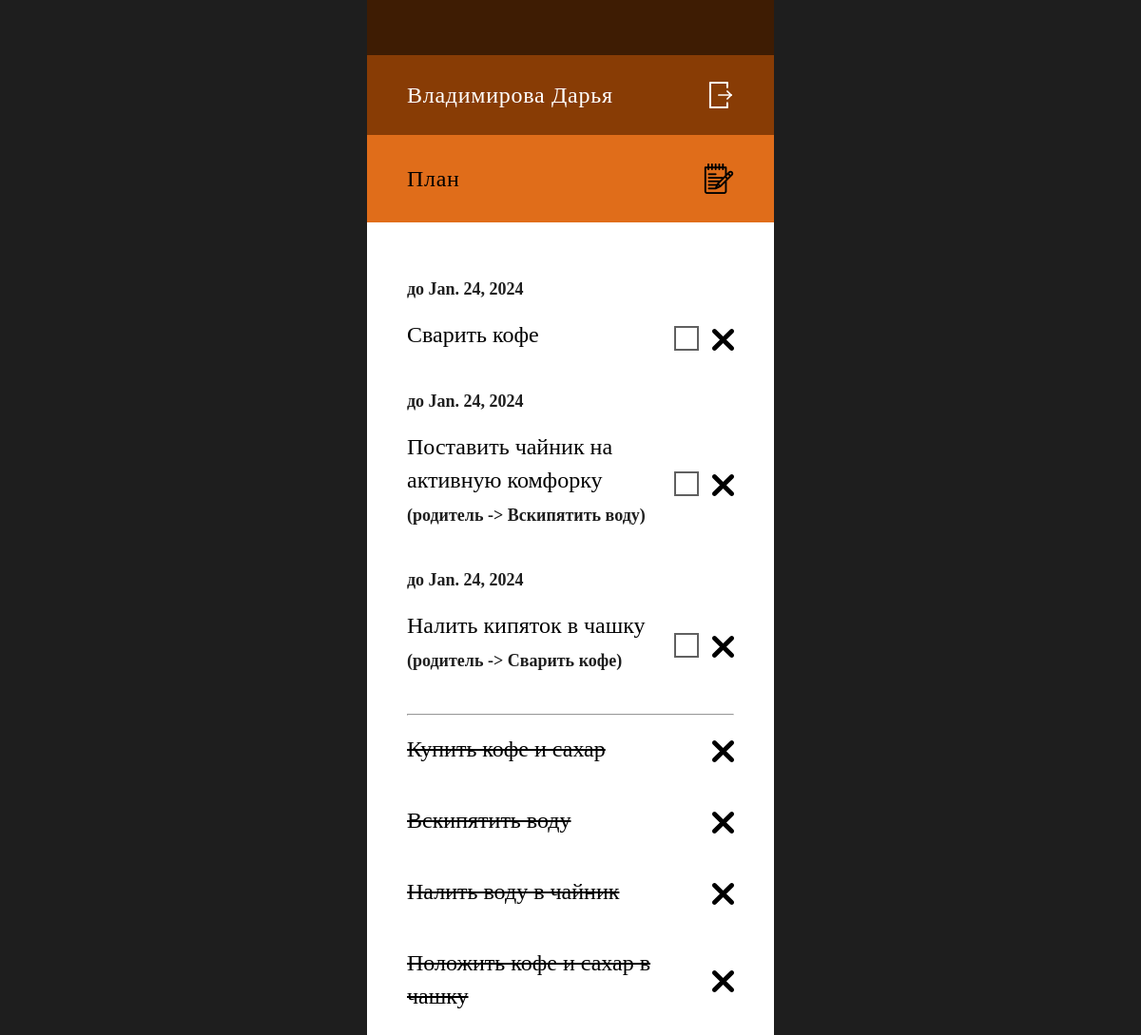
Screenshot of /plan/1/ with the database file from the repository.
### vladimirova_app/models.py (models this page shows)
class Account(models.Model):
    mail = models.CharField(max_length=50)
    password = models.CharField(max_length=50)
    name = models.CharField(max_length=50)

class Task(models.Model):
    closed = models.BooleanField(default=False)
    deadline = models.DateField()
    body = models.CharField(max_length=150)
    parent_task = models.CharField(default='-', max_length=150)
    account_id = models.IntegerField(default=None)
    def __str__(self):
        return self.body

### vladimirova_app/views.py (the view)
# urls.py: path('plan/<int:account_id>/', views.plan, name='plan'),
def plan(request, account_id):
    account = Account.objects.get(id=account_id)
    context = {
        'account' : account,
        'active_tasks' : Task.objects.filter(account_id=account_id, closed=False),
        'closed_tasks' : Task.objects.filter(account_id=account_id, closed=True),
    }
    return render(request, 'savvinova_app/plan.html', context=context)

### vladimirova_app/templates/savvinova_app/plan.html (shortened to what this page needs)
{% load static %}
<!DOCTYPE html>
<html lang="en">
<head>
  <link rel="stylesheet" href="{% static '/css/plan_styles.css' %}">
</head>
<body>
  <section class="screen-container">
    <header>
      <div class="gradient-line-1"></div>
      <div class="gradient-line-2">
        <h2>{{account.name}}</h2>
        <a class="header-btn" href="{% url 'index' %}"><img src="{% static 'img/door.svg' %}" alt=""></a>
      </div>
      <div class="gradient-line-3">
        <h2>План</h2>
        <a class="header-btn" href="{% url 'new_task' account.id %}"><img src="{% static 'img/note.svg' %}" alt=""></a>
      </div>
    </header>
    <section class="tasks">
      {% for a_task in active_tasks %}
        <span><b>до {{a_task.deadline}}</b></span>
        <div class="task">
          <p>{{a_task}}
            {% if a_task.parent_task != '-' %}
              <br>
              <span><b>(родитель -> {{a_task.parent_task}})</b></span>
            {% endif %}
          </p>
          <div class="task-btns">
            <a class="task-btn-close" href="{% url 'close_task' a_task.id %}"><img src="{% static 'img/squire.svg' %}" alt=""></a>
            <a class="task-btn-remove" href="{% url 'remove_task' a_task.id %}"><img src="{% static 'img/cross.svg' %}" alt=""></a>
          </div>
        </div>
      {% endfor %}
      <hr>
      {% for c_task in closed_tasks %}
        <div class="task">
          <p><s>{{c_task}}</s></p>
          <div class="task-btns">
            <a class="task-btn-remove" href="{% url 'remove_task' c_task.id %}"><img src="{% static 'img/cross.svg' %}" alt=""></a>
          </div>
        </div>
      {% endfor %}
    </section>
  </section>
</body>
</html>

### static/css/plan_styles.css (style rules this page uses)
body { margin: 0; background-color: #1E1E1E; }
.screen-container { width: 428px; min-height: 926px; margin: auto; background: #ffffff; }
.gradient-line-1 { background-color: #3E1C03; height: 58px; }
.gradient-line-2 { background-color: #883C05; padding: 26px 42px; display: flex; justify-content: space-between; align-items: center; }
.gradient-line-3 { background-color: #E06D1A; padding: 30px 42px; display: flex; justify-content: space-between; align-items: center; }
.gradient-line-2 h2 { color: #FFF; font-family: Jura; font-size: 24px; font-style: normal; font-weight: 400; line-height: 25px; letter-spacing: 0.72px; margin: 0; }
.gradient-line-3 h2 { color: #000; font-family: Jura; font-size: 24px; font-style: normal; font-weight: 400; line-height: 25px; letter-spacing: 0.72px; margin: 0; }
.header-btn img { width: 32px; height: 32px; }
.header-btn { display: flex; align-items: center; }
.tasks { padding: 58px 42px 61px 42px; }
.task { display: flex; justify-content: space-between; align-items: center; margin-top: 18px; margin-bottom: 40px; }
.tasks span { color: #1E1E1E; text-align: left; font-family: Jura; font-size: 18px; font-style: normal; font-weight: 500; line-height: 25px; margin: 0; }
.task p { color: #000; font-family: Jura; font-size: 24px; font-style: normal; font-weight: 400; line-height: 35px; width: 261px; text-align: left; margin: 0; }
.task-btns { align-items: center; height: 20px; }
.task-btn-close { align-items: center; margin-right: 10px; }
.task-btn-remove { align-items: center; }

### rows the page displays
Account: name "Владимирова Дарья"
Task: deadline "Jan. 24, 2024", body "Сварить кофе"
Task: deadline "Jan. 24, 2024", body "Поставить чайник на активную комфорку", parent_task "Вскипятить воду"
Task: deadline "Jan. 24, 2024", body "Налить кипяток в чашку", parent_task "Сварить кофе"
Task: body "Купить кофе и сахар"
Task: body "Вскипятить воду"
Task: body "Налить воду в чайник"
Task: body "Положить кофе и сахар в чашку"
